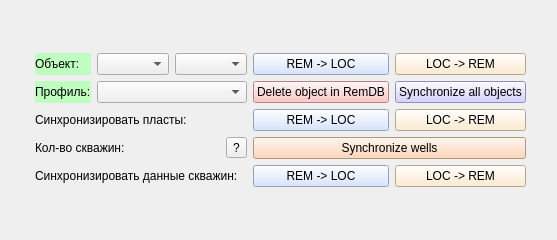
<?xml version="1.0" encoding="UTF-8"?>
<ui version="4.0">
 <class>rem_db</class>
 <widget class="QWidget" name="rem_db">
  <property name="geometry">
   <rect>
    <x>0</x>
    <y>0</y>
    <width>557</width>
    <height>240</height>
   </rect>
  </property>
  <property name="windowTitle">
   <string>RemoteDB</string>
  </property>
  <layout class="QGridLayout" name="gridLayout_2">
   <item row="0" column="1">
    <spacer name="verticalSpacer_2">
     <property name="orientation">
      <enum>Qt::Vertical</enum>
     </property>
     <property name="sizeHint" stdset="0">
      <size>
       <width>20</width>
       <height>34</height>
      </size>
     </property>
    </spacer>
   </item>
   <item row="1" column="2">
    <spacer name="horizontalSpacer">
     <property name="orientation">
      <enum>Qt::Horizontal</enum>
     </property>
     <property name="sizeHint" stdset="0">
      <size>
       <width>40</width>
       <height>14</height>
      </size>
     </property>
    </spacer>
   </item>
   <item row="1" column="0">
    <spacer name="horizontalSpacer_2">
     <property name="orientation">
      <enum>Qt::Horizontal</enum>
     </property>
     <property name="sizeHint" stdset="0">
      <size>
       <width>45</width>
       <height>20</height>
      </size>
     </property>
    </spacer>
   </item>
   <item row="2" column="1">
    <spacer name="verticalSpacer">
     <property name="orientation">
      <enum>Qt::Vertical</enum>
     </property>
     <property name="sizeHint" stdset="0">
      <size>
       <width>20</width>
       <height>34</height>
      </size>
     </property>
    </spacer>
   </item>
   <item row="1" column="1">
    <layout class="QGridLayout" name="gridLayout">
     <item row="6" column="0" colspan="3">
      <widget class="QLabel" name="label_wells_count">
       <property name="text">
        <string>Кол-во скважин: </string>
       </property>
      </widget>
     </item>
     <item row="1" column="4">
      <widget class="QPushButton" name="pushButton_delete_obj_rem">
       <property name="toolTip">
        <string>Удалить объект в удаленной БД</string>
       </property>
       <property name="styleSheet">
        <string notr="true">background-color: rgb(255, 181, 182);</string>
       </property>
       <property name="text">
        <string>Delete object in RemDB</string>
       </property>
      </widget>
     </item>
     <item row="0" column="5">
      <widget class="QPushButton" name="pushButton_unload_obj_rem">
       <property name="toolTip">
        <string>Выгрузить объект с локальной БД на удаленную</string>
       </property>
       <property name="styleSheet">
        <string notr="true">background-color: rgb(255, 233, 196);</string>
       </property>
       <property name="text">
        <string>LOC -&gt; REM</string>
       </property>
      </widget>
     </item>
     <item row="7" column="4">
      <widget class="QPushButton" name="pushButton_load_well_rel">
       <property name="toolTip">
        <string>Загрузить данные скважин с удаленной БД на локальную</string>
       </property>
       <property name="styleSheet">
        <string notr="true">background-color: rgb(206, 222, 255);</string>
       </property>
       <property name="text">
        <string>REM -&gt; LOC</string>
       </property>
      </widget>
     </item>
     <item row="0" column="4">
      <widget class="QPushButton" name="pushButton_load_obj_rem">
       <property name="toolTip">
        <string>Загрузить объект с удаленной БД на локальную</string>
       </property>
       <property name="styleSheet">
        <string notr="true">background-color: rgb(206, 222, 255);</string>
       </property>
       <property name="text">
        <string>REM -&gt; LOC</string>
       </property>
      </widget>
     </item>
     <item row="5" column="0" colspan="4">
      <widget class="QLabel" name="label_2">
       <property name="styleSheet">
        <string notr="true"/>
       </property>
       <property name="text">
        <string>Синхронизировать пласты:</string>
       </property>
      </widget>
     </item>
     <item row="7" column="0" colspan="4">
      <widget class="QLabel" name="label">
       <property name="text">
        <string>Синхронизировать данные скважин:</string>
       </property>
      </widget>
     </item>
     <item row="7" column="5">
      <widget class="QPushButton" name="pushButton_unload_well_rel">
       <property name="toolTip">
        <string>Выгрузить данные скважин с локальной БД на удаленную</string>
       </property>
       <property name="styleSheet">
        <string notr="true">background-color: rgb(255, 233, 196);</string>
       </property>
       <property name="text">
        <string>LOC -&gt; REM</string>
       </property>
      </widget>
     </item>
     <item row="1" column="1" colspan="3">
      <widget class="QComboBox" name="comboBox_profile_rem">
       <property name="sizePolicy">
        <sizepolicy hsizetype="Preferred" vsizetype="Fixed">
         <horstretch>0</horstretch>
         <verstretch>0</verstretch>
        </sizepolicy>
       </property>
      </widget>
     </item>
     <item row="0" column="1">
      <widget class="QComboBox" name="comboBox_object_rem">
       <property name="sizePolicy">
        <sizepolicy hsizetype="Preferred" vsizetype="Fixed">
         <horstretch>0</horstretch>
         <verstretch>0</verstretch>
        </sizepolicy>
       </property>
       <property name="toolTip">
        <string/>
       </property>
      </widget>
     </item>
     <item row="1" column="0">
      <widget class="QLabel" name="label_5">
       <property name="styleSheet">
        <string notr="true">background-color: rgb(191, 255, 191);</string>
       </property>
       <property name="text">
        <string>Профиль:</string>
       </property>
      </widget>
     </item>
     <item row="5" column="5">
      <widget class="QPushButton" name="pushButton_unload_formations">
       <property name="toolTip">
        <string>Выгрузить пласты с локальной БД на удаленную</string>
       </property>
       <property name="styleSheet">
        <string notr="true">background-color: rgb(255, 233, 196);</string>
       </property>
       <property name="text">
        <string>LOC -&gt; REM</string>
       </property>
      </widget>
     </item>
     <item row="6" column="3">
      <widget class="QToolButton" name="toolButton_cw">
       <property name="toolTip">
        <string>Обновить кол-во скважин</string>
       </property>
       <property name="text">
        <string>?</string>
       </property>
      </widget>
     </item>
     <item row="0" column="2" colspan="2">
      <widget class="QComboBox" name="comboBox_research_rem">
       <property name="toolTip">
        <string>Дата исследования</string>
       </property>
      </widget>
     </item>
     <item row="5" column="4">
      <widget class="QPushButton" name="pushButton_load_formations">
       <property name="toolTip">
        <string>Загрузить пласты с удаленной БД на локальную</string>
       </property>
       <property name="styleSheet">
        <string notr="true">background-color: rgb(206, 222, 255);</string>
       </property>
       <property name="text">
        <string>REM -&gt; LOC</string>
       </property>
      </widget>
     </item>
     <item row="6" column="4" colspan="2">
      <widget class="QPushButton" name="pushButton_sync_wells">
       <property name="toolTip">
        <string>Синхронизировать скважины в локальной и удаленной БД</string>
       </property>
       <property name="styleSheet">
        <string notr="true">background-color: rgb(255, 205, 169);</string>
       </property>
       <property name="text">
        <string>Synchronize wells</string>
       </property>
      </widget>
     </item>
     <item row="0" column="0">
      <widget class="QLabel" name="label_4">
       <property name="styleSheet">
        <string notr="true">background-color: rgb(191, 255, 191);</string>
       </property>
       <property name="text">
        <string>Объект:</string>
       </property>
      </widget>
     </item>
     <item row="1" column="5">
      <widget class="QPushButton" name="pushButton_sync_objects">
       <property name="toolTip">
        <string>Синхронизировать все объекты вместе с исследованиями и профилями</string>
       </property>
       <property name="styleSheet">
        <string notr="true">background-color: rgb(201, 196, 255);</string>
       </property>
       <property name="text">
        <string>Synchronize all objects</string>
       </property>
      </widget>
     </item>
    </layout>
   </item>
  </layout>
 </widget>
 <resources/>
 <connections/>
</ui>
